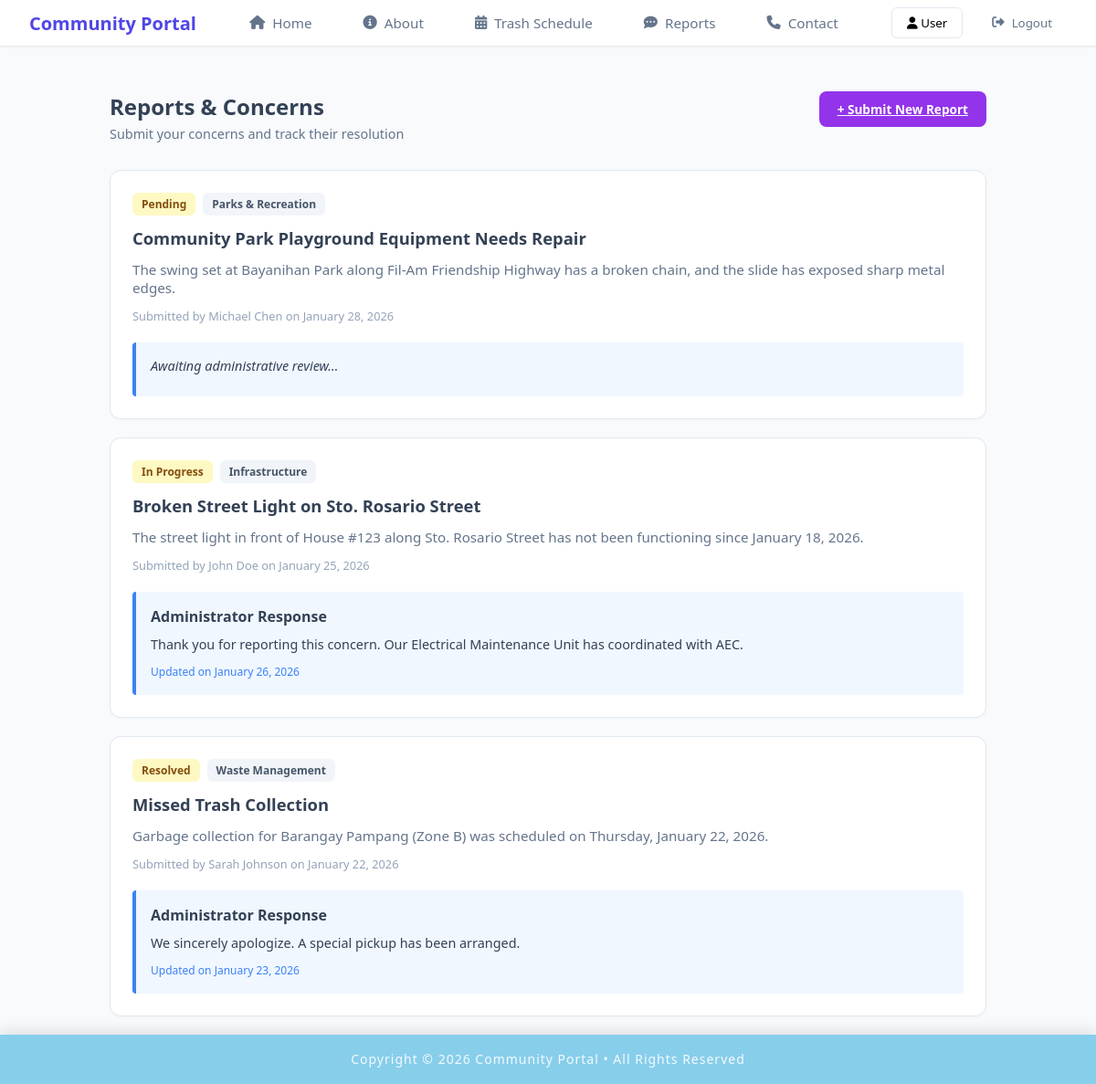
Before: /member/member_reports.php with the older database file.
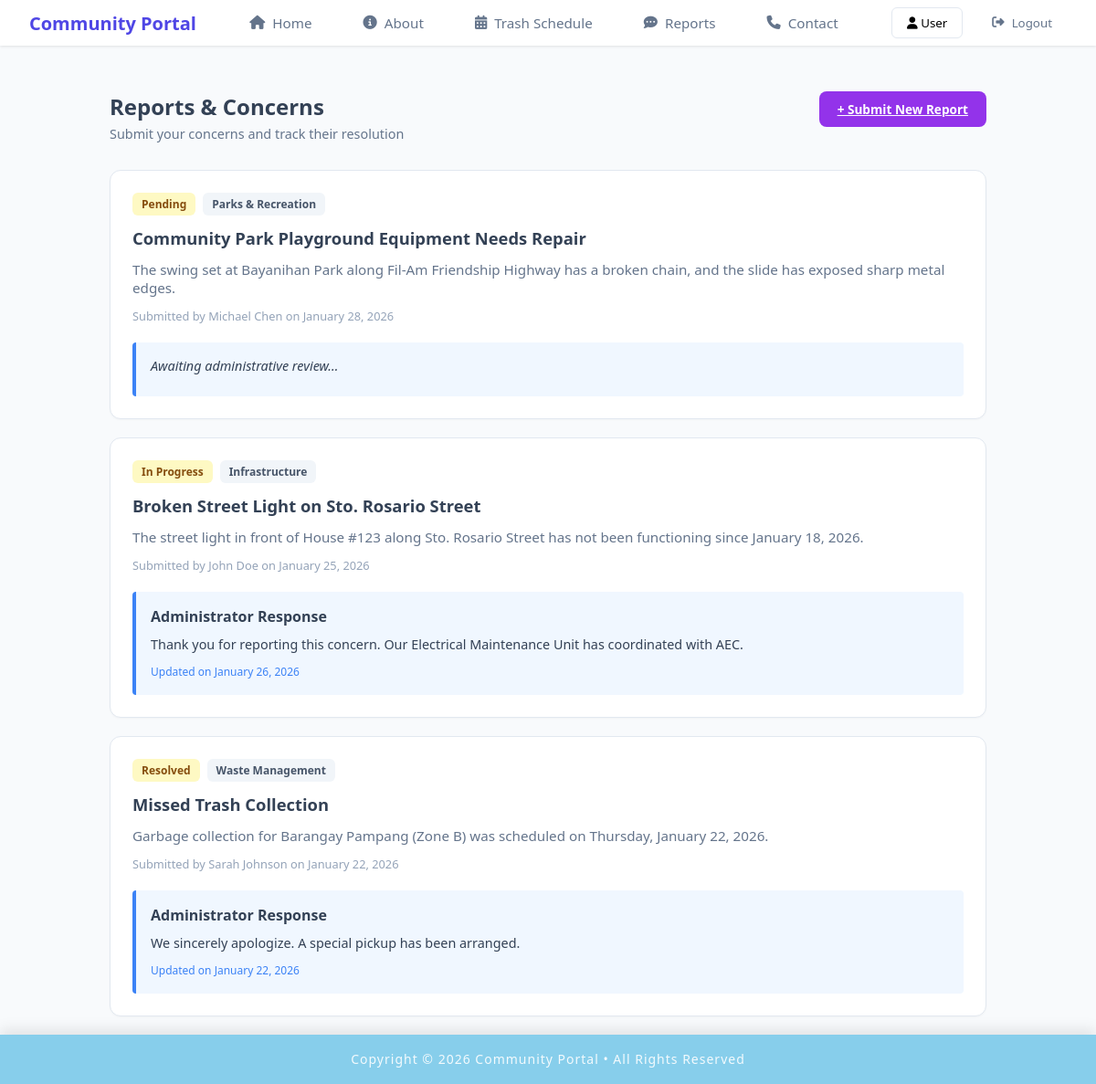
After: the same page with the newer database file.
### tables this page shows
CREATE TABLE `reports` (
  `report_id` int NOT NULL,
  `report_name` varchar(100) NOT NULL,
  `report_title` varchar(200) NOT NULL,
  `report_tag` varchar(50) NOT NULL,
  `report_content` text NOT NULL,
  `report_submitted` timestamp NOT NULL DEFAULT CURRENT_TIMESTAMP,
  `status` varchar(20) DEFAULT 'Pending',
  `admin_note` text,
  `admin_resolved` timestamp NULL DEFAULT NULL
);

### member/member_reports.php (the view, shortened to what this page needs)
<?php
include "../includes/db_conn.php";
include "../includes/member_header.php";
?>
<!DOCTYPE html>
<html lang="en">
    <head>
        <link rel="stylesheet" href="../css/member_reports.css">
        <link rel="stylesheet" href="https://cdnjs.cloudflare.com/ajax/libs/font-awesome/6.5.0/css/all.min.css">
    </head>
    <body>
        <div class="content-wrapper">
            <div class="container">
                <div class="page-header">
                    <div class="header-content">
                        <div class="title-row">
                            <h1>Reports & Concerns</h1>
                        </div>
                        <p class="subtitle">Submit your concerns and track their resolution</p>
                    </div>
                    <?php if (!isset($_GET['show_form'])): ?>
                        <a href="?show_form=true" class="btn-submit">+ Submit New Report</a>
                    <?php endif; ?>
                </div>
            <main class="report-list">
                <?php
                    $stmt = $pdo->query("SELECT * FROM reports ORDER BY report_submitted DESC");
                    if ($stmt->rowCount() > 0) {
                        while($report = $stmt->fetch()) {
                            $isAnnouncement = ($report['report_tag'] == 'Announcement');
                    ?>
                        <article class="report-card">
                            <div class="badge-container">
                                <?php if(!$isAnnouncement): ?>
                                    <span class="badge status-pending"><?php echo htmlspecialchars($report['status'] ?? ''); ?></span>
                                <?php endif; ?>
                                <span class="badge tag"><?php echo htmlspecialchars($report['report_tag'] ?? ''); ?></span>
                            </div>
                            <h2><?php echo htmlspecialchars($report['report_title'] ?? ''); ?></h2>
                            <p class="report-text"><?php echo htmlspecialchars($report['report_content'] ?? ''); ?></p>
                            <div class="author-meta">
                                Submitted by <?php echo htmlspecialchars($report['report_name'] ?? ''); ?> on <?php echo date("F j, Y", strtotime($report['report_submitted'] ?? '')); ?>
                            </div>
                            <?php if(!empty($report['admin_note'])): ?>
                                <section class="admin-reply">
                                    <h3><?php echo $isAnnouncement ? 'Additional Information' : 'Administrator Response'; ?></h3>
                                    <p><?php echo htmlspecialchars($report['admin_note'] ?? ''); ?></p>
                                    <time class="reply-date">Updated on <?php echo date("F j, Y", strtotime($report['admin_resolved'])); ?></time>
                                </section>
                            <?php elseif(!$isAnnouncement): ?>
                                <section class="admin-reply">
                                    <p><em>Awaiting administrative review...</em></p>
                                </section>
                            <?php endif; ?>
                        </article>
                    <?php
                        }
                    }
                    ?>
            </main>
        </div>
    </body>
</html>
<?php
include "../includes/footer.php";
?>

Changed rows visible on the page:
changed reports "Missed Trash Collection": admin_resolved "January 23, 2026" → "January 22, 2026"
